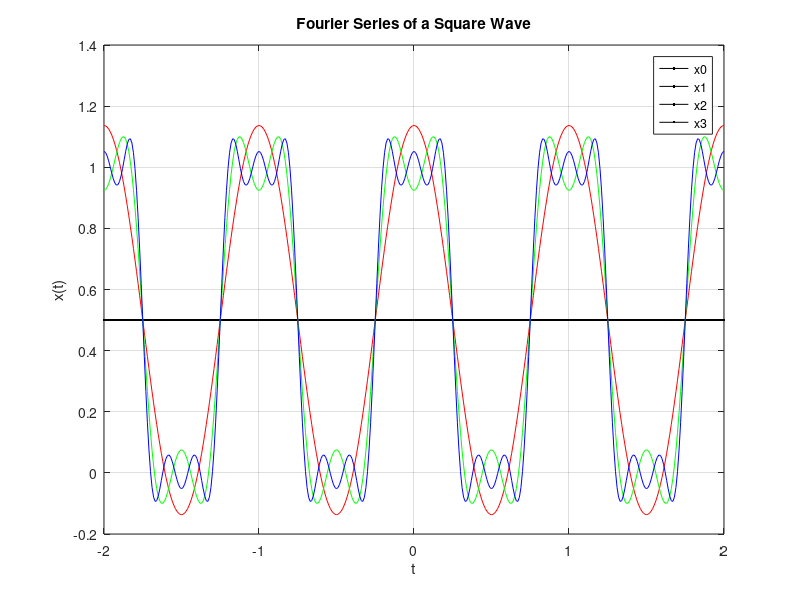
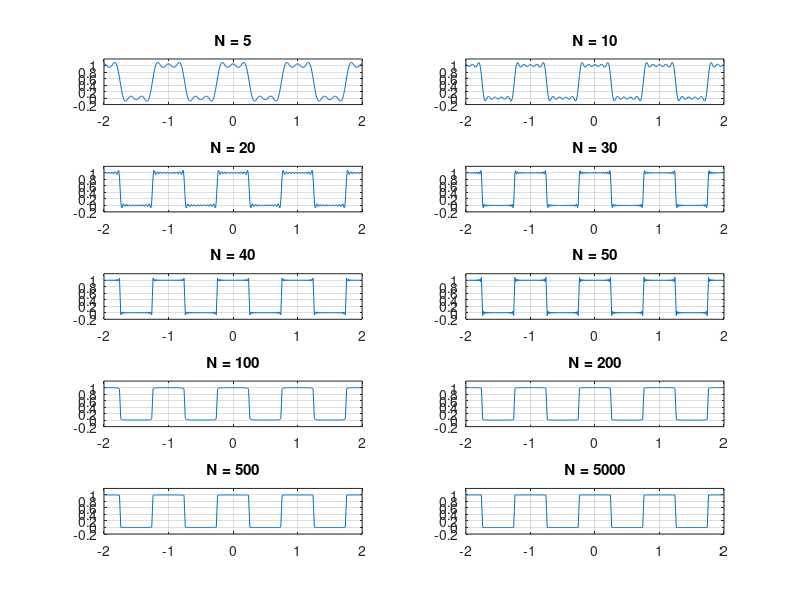
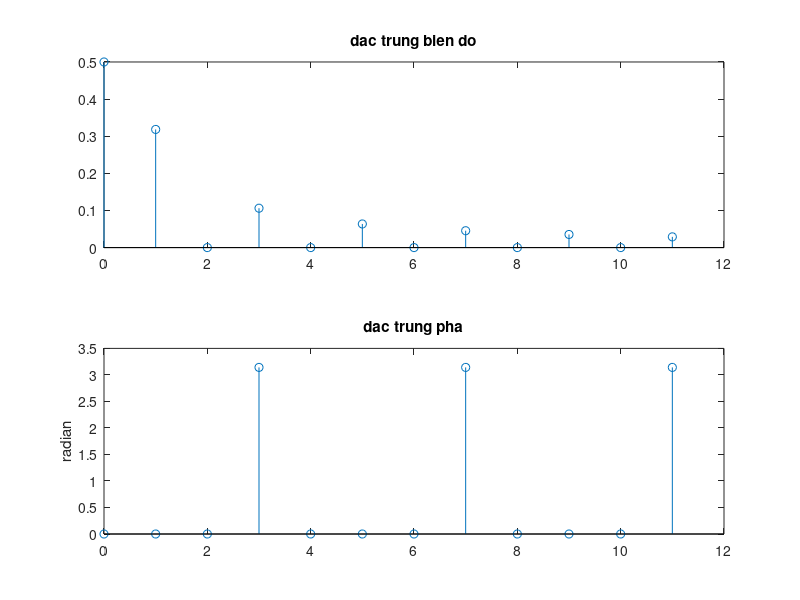

Reproduce these figures in MATLAB, in order.
clear;clc;close all;

E = 1; T = 1;
w0 = 2*pi/T;

t = -2*T:0.01:2*T;

x0 = 0.5*E;
x1 = x0 + (2*E / pi) * cos(w0*t);
x2 = x1 - (2*E / pi) * cos(3*w0*t)/3;
x3 = x2 + (2*E / pi) * cos(5*w0*t)/5;

figure(1);
plot(t,x0,'k',t,x1,'r',t,x2,'g',t,x3,'b');
legend('x0','x1','x2','x3');
title('Fourier Series of a Square Wave');
xlabel('t');
ylabel('x(t)');
grid on;


N = [5 10 20 30 40 50 100 200 500 5000];



% Do x(t) la ham chan --> he so bn = 0
figure(2);

for i = 1:length(N)
    x=0.5*E;
    for n=1:N(i)
        an=(E/(n*pi))*(sin(0.5*pi*n)-sin(1.5*pi*n));
        x=x+an*cos(w0*n*t);
    end
    subplot(5,2,i);
    plot(t,x);
    title(['N = ' num2str(N(i))]);
    axis([-2 2 -.2 1.2]);
    grid on;
end



%% Ex1.b)
X0=0.5*E;
for n=1:2:11
    X(n)=0.5*(E/(n*pi))*(sin(0.5*pi*n)-sin(1.5*pi*n));
end
for n=2:2:10
    X(n)=0;
end
figure;
subplot(211)
stem(0:11,abs([X0 X]));title('dac trung bien do')
subplot(212)
stem(0:11,angle([X0 X]));title('dac trung pha')
ylabel('radian')

